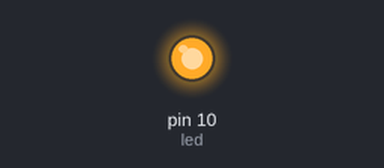
The sketch below on a simulated Arduino Uno, built with avr-gcc and run on an emulated ATmega328P. Shown: output pins drawn as LEDs (lit = HIGH).

Above: at 1.0 s.
At 5.6 s:
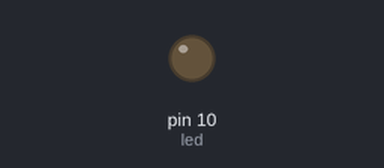
Timing chart, 0 to 10.7 s (numbered marks = the images above):
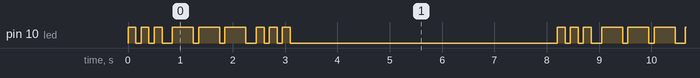

The sketch:

codigo_Morse_SOS.ino
```cpp
// Projeto 2 – Sinalizador de código Morse S.O.S.

byte led = 10;

void setup() {
  // put your setup code here, to run once:
  pinMode(led, OUTPUT);
}

void loop() {
  // put your main code here, to run repeatedly:

  // 3 pontos
  for(int i = 0; i < 3; i++){
    digitalWrite(led, HIGH);
    delay(150);
    digitalWrite(led, LOW);
    delay(100);
  }

  // espera 100ms para marcar o intervalo entre as letras
  delay(100);

  // 3 traços
  for(int i = 0; i < 3; i++){
    digitalWrite(led, HIGH);
    delay(400);
    digitalWrite(led, LOW);
    delay(100);
  }

  // intervalo entre as letras 100ms
  delay(100);

  // 3 pontos novamente
  for(int i = 0; i < 3; i++){
    digitalWrite(led, HIGH);
    delay(150);
    digitalWrite(led,LOW);
    delay(100);
  }

  // espera 5 segundos antes de repetir o sinal
  delay(5000);
}
```

Measured:
- by itself, pin 10 (led): repeats every 8.2 s: 2 × (LOW 0.10 s, HIGH 0.15 s), LOW 0.20 s, 2 × (HIGH 0.40 s, LOW 0.10 s), HIGH 0.40 s, LOW 0.20 s, 2 × (HIGH 0.15 s, LOW 0.10 s), HIGH 0.15 s, LOW 5.1 s, HIGH 0.15 s
- by itself, everything shown: repeats every 8.2 s, in 18 steps
